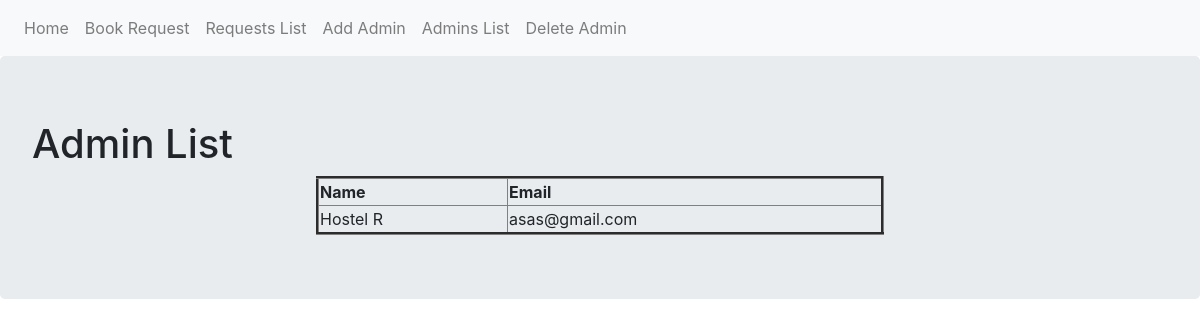
/admin_list, run on an earlier commit of the app's database.
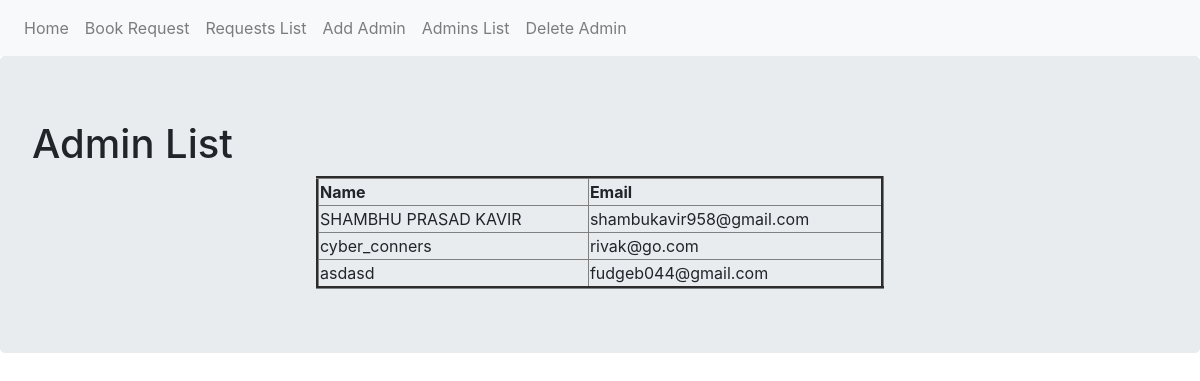
And on a later commit of the database.
### base.py (models this page shows, shortened)
class AdminManagement(db.Model):
    __tablename__ = 'Admins'
    id = db.Column(db.Integer, primary_key = True)
    name = db.Column(db.String(80), nullable=False)
    email = db.Column(db.String(80), nullable=False)

### base.py (the view)
@app.route('/admin_list')
def admin_list():
    list = AdminManagement.query.all()
    return render_template('admin_list.html', list=list)

### templates/admin_list.html
{% extends "base.html" %}
{% block content %}
<div class="jumbotron">
  <h1>Admin List</h1>
  <table border="3" height="50%" width="50%" align="center"
  style="border-spacing: 10px 0;">
    <thead>
      <tr>
        <th>Name</th>
        <th>Email</th>
      </tr>
    </thead>
    <tbody>
      {% for i in list %}
      <tr>
        <td>{{ i.name }}</td>
        <td>{{ i.email }}</td>
      </tr>
      {% endfor %}
    </tbody>
  </table>
</div>
{% endblock %}

What changed in the data, as far as the page shows it:
added AdminManagement: name "SHAMBHU PRASAD KAVIR", email "shambukavir958@gmail.com"
changed AdminManagement: name "Hostel R" → "cyber_conners"; email "asas@gmail.com" → "rivak@go.com"
added AdminManagement: name "asdasd", email "fudgeb044@gmail.com"
